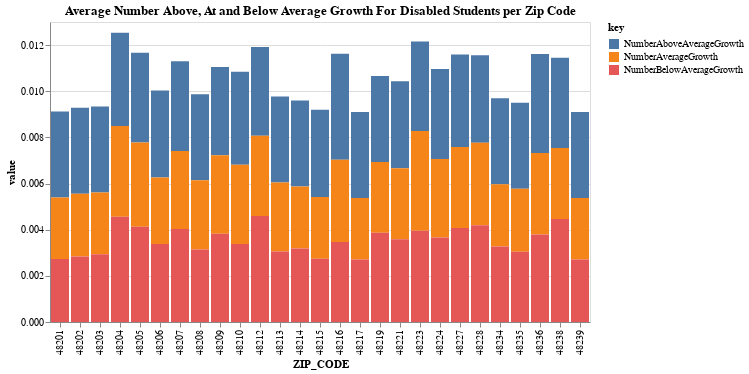

Write notebook code for a chart like this one.
### Code cell
all_dis = alt.Chart(df_zip_dis).transform_fold(
    ['NumberAboveAverageGrowth', 'NumberAverageGrowth', 'NumberBelowAverageGrowth'],
).mark_bar().encode(
    x='ZIP_CODE:N',
    y='value:Q',
    color='key:N',
    tooltip = ['ZIP_CODE','NumberAboveAverageGrowth', 'NumberAverageGrowth', 'NumberBelowAverageGrowth']
).interactive(
).properties(
        title = 'Average Number Above, At and Below Average Growth For Disabled Students per Zip Code'
)
all_dis

### Figure 1 — Vega-Lite specification as saved in the notebook (floating-point values rounded to 4 significant figures)
{"config": {"view": {"continuousWidth": 400, "continuousHeight": 300}}, "data": {"name": "data-17d19bee696aa3b3fea6af55791a207f"}, "mark": "bar", "encoding": {"color": {"type": "nominal", "field": "key"}, "tooltip": [{"type": "quantitative", "field": "ZIP_CODE"}, {"type": "quantitative", "field": "NumberAboveAverageGrowth"}, {"type": "quantitative", "field": "NumberAverageGrowth"}, {"type": "quantitative", "field": "NumberBelowAverageGrowth"}], "x": {"type": "nominal", "field": "ZIP_CODE"}, "y": {"type": "quantitative", "field": "value"}}, "selection": {"selector002": {"type": "interval", "bind": "scales", "encodings": ["x", "y"]}}, "title": "Average Number Above, At and Below Average Growth For Disabled Students per Zip Code", "transform": [{"fold": ["NumberAboveAverageGrowth", "NumberAverageGrowth", "NumberBelowAverageGrowth"]}], "$schema": "https://vega.github.io/schema/vega-lite/v4.8.1.json", "datasets": {"data-17d19bee696aa3b3fea6af55791a207f": [{"ZIP_CODE": 48234, "ISDCode": 82.0, "PhoneNumber": 3139000000.0, "NumberAboveAverageGrowth": 0.003726, "NumberAverageGrowth": 0.002699, "NumberBelowAverageGrowth": 0.003273, "PercentAboveAverage": 0.005573, "PercentAverageGrowth": 0.007358, "PercentBelowAverage": 0.0078, "TotalIncluded": 0.001853, "MeanSGP": 0.006262}, {"ZIP_CODE": 48213, "ISDCode": 82.0, "PhoneNumber": 3139000000.0, "NumberAboveAverageGrowth": 0.003726, "NumberAverageGrowth": 0.002993, "NumberBelowAverageGrowth": 0.003057, "PercentAboveAverage": 0.006025, "PercentAverageGrowth": 0.006392, "PercentBelowAverage": 0.008394, "TotalIncluded": 0.00202, "MeanSGP": 0.006179}, {"ZIP_CODE": 48201, "ISDCode": 82.0, "PhoneNumber": 3134000000.0, "NumberAboveAverageGrowth": 0.003726, "NumberAverageGrowth": 0.002672, "NumberBelowAverageGrowth": 0.002727, "PercentAboveAverage": 0.004002, "PercentAverageGrowth": 0.003931, "PercentBelowAverage": 0.004285, "TotalIncluded": 0.001239, "MeanSGP": 0.003386}, {"ZIP_CODE": 48235, "ISDCode": 82.0, "PhoneNumber": 3136000000.0, "NumberAboveAverageGrowth": 0.003726, "NumberAverageGrowth": 0.002721, "NumberBelowAverageGrowth": 0.003049, "PercentAboveAverage": 0.005352, "PercentAverageGrowth": 0.004566, "PercentBelowAverage": 0.006313, "TotalIncluded": 0.00158, "MeanSGP": 0.004743}, {"ZIP_CODE": 48219, "ISDCode": 82.0, "PhoneNumber": 3136000000.0, "NumberAboveAverageGrowth": 0.003726, "NumberAverageGrowth": 0.003073, "NumberBelowAverageGrowth": 0.003864, "PercentAboveAverage": 0.004282, "PercentAverageGrowth": 0.007218, "PercentBelowAverage": 0.008486, "TotalIncluded": 0.00228, "MeanSGP": 0.005398}, {"ZIP_CODE": 48217, "ISDCode": 82.0, "PhoneNumber": 3134000000.0, "NumberAboveAverageGrowth": 0.003726, "NumberAverageGrowth": 0.002672, "NumberBelowAverageGrowth": 0.002705, "PercentAboveAverage": 0.00851, "PercentAverageGrowth": 0.007023, "PercentBelowAverage": 0.007284, "TotalIncluded": 0.001186, "MeanSGP": 0.007916}, {"ZIP_CODE": 48214, "ISDCode": 82.0, "PhoneNumber": 3139000000.0, "NumberAboveAverageGrowth": 0.003726, "NumberAverageGrowth": 0.002688, "NumberBelowAverageGrowth": 0.003182, "PercentAboveAverage": 0.004813, "PercentAverageGrowth": 0.00494, "PercentBelowAverage": 0.006136, "TotalIncluded": 0.001773, "MeanSGP": 0.004676}, {"ZIP_CODE": 48239, "ISDCode": 82.0, "PhoneNumber": 3133000000.0, "NumberAboveAverageGrowth": 0.003726, "NumberAverageGrowth": 0.002672, "NumberBelowAverageGrowth": 0.002705, "PercentAboveAverage": 0.005395, "PercentAverageGrowth": 0.005189, "PercentBelowAverage": 0.01114, "TotalIncluded": 0.001396, "MeanSGP": 0.005715}, {"ZIP_CODE": 48202, "ISDCode": 82.0, "PhoneNumber": 3137000000.0, "NumberAboveAverageGrowth": 0.003726, "NumberAverageGrowth": 0.002717, "NumberBelowAverageGrowth": 0.00284, "PercentAboveAverage": 0.006304, "PercentAverageGrowth": 0.007248, "PercentBelowAverage": 0.008596, "TotalIncluded": 0.001797, "MeanSGP": 0.007097}, {"ZIP_CODE": 48203, "ISDCode": 82.0, "PhoneNumber": 3139000000.0, "NumberAboveAverageGrowth": 0.003726, "NumberAverageGrowth": 0.002672, "NumberBelowAverageGrowth": 0.002937, "PercentAboveAverage": 0.007662, "PercentAverageGrowth": 0.007701, "PercentBelowAverage": 0.008095, "TotalIncluded": 0.001794, "MeanSGP": 0.007976}, {"ZIP_CODE": 48208, "ISDCode": 82.0, "PhoneNumber": 3136000000.0, "NumberAboveAverageGrowth": 0.003726, "NumberAverageGrowth": 0.003001, "NumberBelowAverageGrowth": 0.003142, "PercentAboveAverage": 0.005207, "PercentAverageGrowth": 0.007153, "PercentBelowAverage": 0.007137, "TotalIncluded": 0.001763, "MeanSGP": 0.005993}, {"ZIP_CODE": 48206, "ISDCode": 82.0, "PhoneNumber": 3134000000.0, "NumberAboveAverageGrowth": 0.003763, "NumberAverageGrowth": 0.002886, "NumberBelowAverageGrowth": 0.003381, "PercentAboveAverage": 0.005932, "PercentAverageGrowth": 0.005344, "PercentBelowAverage": 0.005836, "TotalIncluded": 0.002177, "MeanSGP": 0.005352}, {"ZIP_CODE": 48221, "ISDCode": 82.0, "PhoneNumber": 3135000000.0, "NumberAboveAverageGrowth": 0.003765, "NumberAverageGrowth": 0.00308, "NumberBelowAverageGrowth": 0.003588, "PercentAboveAverage": 0.005992, "PercentAverageGrowth": 0.008802, "PercentBelowAverage": 0.01075, "TotalIncluded": 0.002474, "MeanSGP": 0.007778}, {"ZIP_CODE": 48215, "ISDCode": 82.0, "PhoneNumber": 3138000000.0, "NumberAboveAverageGrowth": 0.003779, "NumberAverageGrowth": 0.002672, "NumberBelowAverageGrowth": 0.002744, "PercentAboveAverage": 0.006167, "PercentAverageGrowth": 0.004189, "PercentBelowAverage": 0.004698, "TotalIncluded": 0.001331, "MeanSGP": 0.004988}, {"ZIP_CODE": 48228, "ISDCode": 82.0, "PhoneNumber": 3137000000.0, "NumberAboveAverageGrowth": 0.003788, "NumberAverageGrowth": 0.003577, "NumberBelowAverageGrowth": 0.004193, "PercentAboveAverage": 0.005299, "PercentAverageGrowth": 0.00651, "PercentBelowAverage": 0.008093, "TotalIncluded": 0.002646, "MeanSGP": 0.00595}, {"ZIP_CODE": 48209, "ISDCode": 82.0, "PhoneNumber": 3138000000.0, "NumberAboveAverageGrowth": 0.003832, "NumberAverageGrowth": 0.003397, "NumberBelowAverageGrowth": 0.003826, "PercentAboveAverage": 0.007764, "PercentAverageGrowth": 0.008111, "PercentBelowAverage": 0.008504, "TotalIncluded": 0.002597, "MeanSGP": 0.008158}, {"ZIP_CODE": 48212, "ISDCode": 82.0, "PhoneNumber": 3133000000.0, "NumberAboveAverageGrowth": 0.00385, "NumberAverageGrowth": 0.003474, "NumberBelowAverageGrowth": 0.004598, "PercentAboveAverage": 0.006367, "PercentAverageGrowth": 0.0064, "PercentBelowAverage": 0.009341, "TotalIncluded": 0.003245, "MeanSGP": 0.006711}, {"ZIP_CODE": 48223, "ISDCode": 82.0, "PhoneNumber": 3135000000.0, "NumberAboveAverageGrowth": 0.003875, "NumberAverageGrowth": 0.004329, "NumberBelowAverageGrowth": 0.003949, "PercentAboveAverage": 0.007505, "PercentAverageGrowth": 0.01069, "PercentBelowAverage": 0.01056, "TotalIncluded": 0.003433, "MeanSGP": 0.009962}, {"ZIP_CODE": 48205, "ISDCode": 82.0, "PhoneNumber": 3138000000.0, "NumberAboveAverageGrowth": 0.003888, "NumberAverageGrowth": 0.003648, "NumberBelowAverageGrowth": 0.004128, "PercentAboveAverage": 0.004944, "PercentAverageGrowth": 0.008644, "PercentBelowAverage": 0.009608, "TotalIncluded": 0.002976, "MeanSGP": 0.006965}, {"ZIP_CODE": 48207, "ISDCode": 82.0, "PhoneNumber": 3135000000.0, "NumberAboveAverageGrowth": 0.003891, "NumberAverageGrowth": 0.003384, "NumberBelowAverageGrowth": 0.004027, "PercentAboveAverage": 0.005141, "PercentAverageGrowth": 0.006757, "PercentBelowAverage": 0.007856, "TotalIncluded": 0.00278, "MeanSGP": 0.005972}, {"ZIP_CODE": 48224, "ISDCode": 82.0, "PhoneNumber": 3138000000.0, "NumberAboveAverageGrowth": 0.003902, "NumberAverageGrowth": 0.003403, "NumberBelowAverageGrowth": 0.003659, "PercentAboveAverage": 0.005731, "PercentAverageGrowth": 0.008615, "PercentBelowAverage": 0.009927, "TotalIncluded": 0.002672, "MeanSGP": 0.007584}, {"ZIP_CODE": 48238, "ISDCode": 82.0, "PhoneNumber": 3137000000.0, "NumberAboveAverageGrowth": 0.003912, "NumberAverageGrowth": 0.003073, "NumberBelowAverageGrowth": 0.004463, "PercentAboveAverage": 0.004649, "PercentAverageGrowth": 0.005577, "PercentBelowAverage": 0.008301, "TotalIncluded": 0.002708, "MeanSGP": 0.005126}, {"ZIP_CODE": 48227, "ISDCode": 82.0, "PhoneNumber": 3138000000.0, "NumberAboveAverageGrowth": 0.00401, "NumberAverageGrowth": 0.003512, "NumberBelowAverageGrowth": 0.00407, "PercentAboveAverage": 0.005053, "PercentAverageGrowth": 0.007064, "PercentBelowAverage": 0.007924, "TotalIncluded": 0.002716, "MeanSGP": 0.006008}, {"ZIP_CODE": 48210, "ISDCode": 82.0, "PhoneNumber": 3137000000.0, "NumberAboveAverageGrowth": 0.004036, "NumberAverageGrowth": 0.003429, "NumberBelowAverageGrowth": 0.003381, "PercentAboveAverage": 0.007712, "PercentAverageGrowth": 0.00777, "PercentBelowAverage": 0.007139, "TotalIncluded": 0.002931, "MeanSGP": 0.008024}, {"ZIP_CODE": 48204, "ISDCode": 82.0, "PhoneNumber": 3135000000.0, "NumberAboveAverageGrowth": 0.004045, "NumberAverageGrowth": 0.003932, "NumberBelowAverageGrowth": 0.00456, "PercentAboveAverage": 0.006135, "PercentAverageGrowth": 0.007776, "PercentBelowAverage": 0.009083, "TotalIncluded": 0.003409, "MeanSGP": 0.007255}, {"ZIP_CODE": 48236, "ISDCode": 82.0, "PhoneNumber": 3134000000.0, "NumberAboveAverageGrowth": 0.004285, "NumberAverageGrowth": 0.00354, "NumberBelowAverageGrowth": 0.003787, "PercentAboveAverage": 0.007083, "PercentAverageGrowth": 0.008513, "PercentBelowAverage": 0.008369, "TotalIncluded": 0.003219, "MeanSGP": 0.008057}, {"ZIP_CODE": 48216, "ISDCode": 82.0, "PhoneNumber": 3136000000.0, "NumberAboveAverageGrowth": 0.004595, "NumberAverageGrowth": 0.003563, "NumberBelowAverageGrowth": 0.003471, "PercentAboveAverage": 0.006298, "PercentAverageGrowth": 0.005139, "PercentBelowAverage": 0.007576, "TotalIncluded": 0.002634, "MeanSGP": 0.005661}]}}
